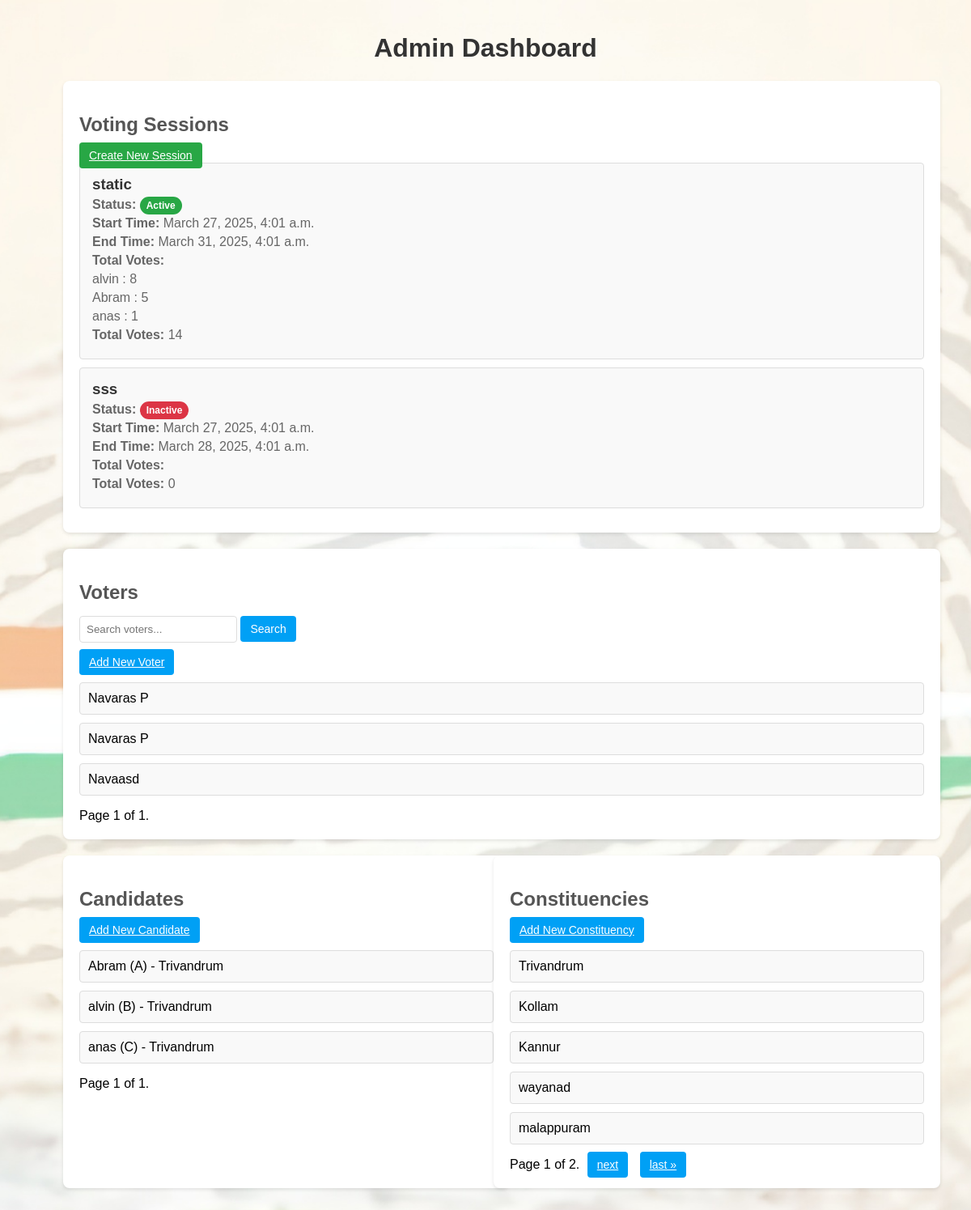
Page /dashboard/ (signed in) on the earlier database version.
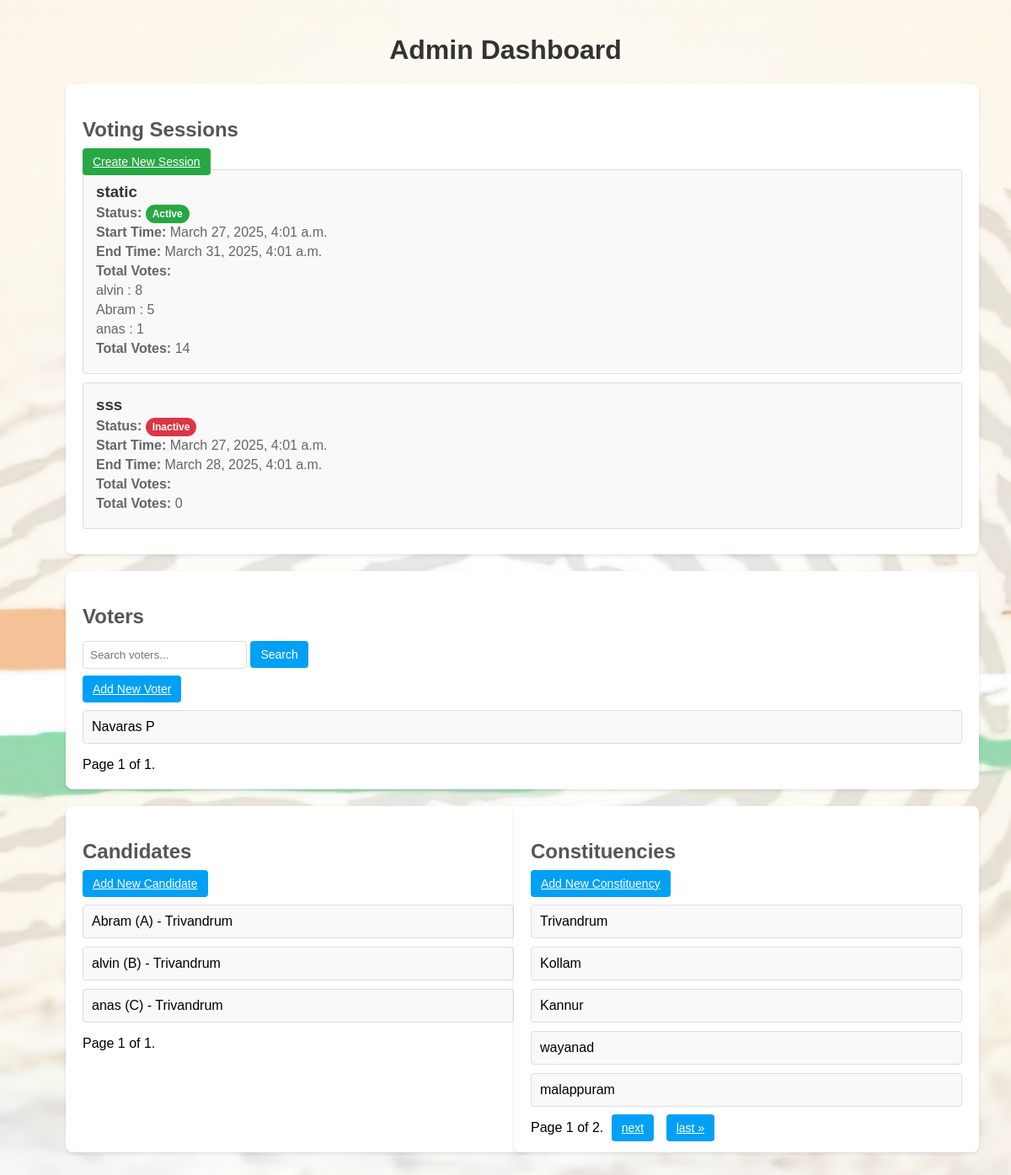
Same page on the later database version.
### manager/models.py (models this page shows, shortened)
class VotingSession(models.Model):
    name = models.CharField(max_length=100)
    constituency = models.ForeignKey(Constituency, on_delete=models.CASCADE, null=True, blank=True)
    start_time = models.DateTimeField()
    end_time = models.DateTimeField()
    status = models.CharField(
        max_length=10,
        choices=[('Active', 'Active'), ('Inactive', 'Inactive')],
        default='Inactive'
    )
    voted_users = models.ManyToManyField(Voter, blank=True)

class VoteCount(models.Model):
    session = models.ForeignKey(VotingSession, on_delete=models.CASCADE)
    candidate = models.ForeignKey(Candidate, on_delete=models.CASCADE)
    total_votes = models.PositiveIntegerField(default=0)
    class Meta:
        unique_together = ('session', 'candidate')

class Candidate(models.Model):
    name = models.CharField(max_length=100)
    image = models.ImageField(upload_to='candidate_images/', blank=True, null=True)
    party = models.CharField(max_length=100)
    constituency = models.ForeignKey(Constituency, on_delete=models.CASCADE, null=True, blank=True)

class Voter(models.Model):
    name = models.CharField(max_length=100)
    fingerprint_data = models.TextField()
    retina_data = models.TextField()
    is_registered = models.BooleanField(default=False)
    image = models.ImageField(upload_to='voter_images/', blank=True, null=True)
    address = models.TextField(blank=True, null=True)
    constituency = models.ForeignKey(Constituency, on_delete=models.CASCADE, null=True, blank=True)
    pin = models.CharField(max_length=10, blank=True, null=True)
    phone_number = models.CharField(max_length=15, blank=True, null=True)
    email = models.EmailField(blank=True, null=True)
    aadhaar_num = models.CharField(
        max_length=12,
        unique=True,
        validators=[
            MinLengthValidator(12),
            RegexValidator(r'^\d{12}$', 'Aadhaar number must be 12 digits.')
        ],
        blank=True,
        null=True
    )

class Constituency(models.Model):
    constituency = models.CharField(max_length=100, unique=True)
    def __str__(self):
        return self.constituency

### manager/views.py (the view)
# urls.py: path('dashboard/', views.dashboard, name='dashboard'),
@login_required
def dashboard(request):
    voters = Voter.objects.all()
    sessions = VotingSession.objects.all()
    candidates = Candidate.objects.all()
    constituencies = Constituency.objects.all()
    voter_paginator = Paginator(voters, 5)
    voter_page_number = request.GET.get('voter_page')
    voter_page_obj = voter_paginator.get_page(voter_page_number)
    session_paginator = Paginator(sessions, 3)
    session_page_number = request.GET.get('session_page')
    session_page_obj = session_paginator.get_page(session_page_number)
    candidate_paginator = Paginator(candidates, 5)
    candidate_page_number = request.GET.get('candidate_page')
    candidate_page_obj = candidate_paginator.get_page(candidate_page_number)
    constituency_paginator = Paginator(constituencies, 5)
    constituency_page_number = request.GET.get('constituency_page')
    constituency_page_obj = constituency_paginator.get_page(constituency_page_number)
    session_data = []
    for session in session_page_obj:
        candidates_data = VoteCount.objects.filter(session=session).order_by('-total_votes')
        total_votes = sum(candidate.total_votes for candidate in candidates_data)
        session_data.append({
            'session': session,
            'candidates_data': candidates_data,
            'total_votes': total_votes,
        })
    return render(request, 'dashboard.html', {
        'voter_page_obj': voter_page_obj,
        'session_page_obj': session_page_obj,
        'session_data': session_data,
        'candidate_page_obj': candidate_page_obj,
        'constituency_page_obj': constituency_page_obj,
    })

### templates/dashboard.html (shortened to what the changed rows need)
{% load static %}
<!DOCTYPE html>
<html lang="en">
<head>
</head>
<body>
    <h1>Admin Dashboard</h1>
    <div class="dashboard-container">
        <div class="dashboard-section">
            <h2>Voting Sessions</h2>
            <div class="session-list">
                {% for data in session_data %}
                    <div class="session-tile">
                        <a href="{% url 'session_details' session_id=data.session.id %}" style="text-decoration: none; color: #00a0f5;">
                        <div class="session-info">
                            <h3>{{ data.session.name }}</h3>
                            <p><strong>Status:</strong>
                                <span class="status-badge {% if data.session.status == 'Active' %}active{% else %}inactive{% endif %}">
                                    {{ data.session.status }}
                                </span>
                            </p>
                            <p><strong>Start Time:</strong> {{ data.session.start_time }}</p>
                            <p><strong>End Time:</strong> {{ data.session.end_time }}</p>
                            <p><strong>Total Votes:</strong>
                                {% with total_votes=0 %}
                                {% for candidate_data in data.candidates_data %}
                                    <p>{{ candidate_data.candidate.name }} : {{ candidate_data.total_votes }}</p>
                                {% endfor %}
                                <p><strong>Total Votes:</strong> {{ data.total_votes }}</p>
                                {% endwith %}
                            </p>
                        </div>
                        </a>
                    </div>
                {% endfor %}
            </div>
        </div>
        <div class="dashboard-section">
            <h2>Voters</h2>
            <ul class="voter-list">
                {% for voter in voter_page_obj %}
                    <li>
                        <span>{{ voter.name }}</span>
                    </li>
                {% endfor %}
            </ul>
        </div>
        <div class="two-column-container">
            <div class="dashboard-section">
                <h2>Candidates</h2>
                <ul class="voter-list">
                    {% for candidate in candidate_page_obj %}
                        <li>
                            <span>{{ candidate.name }} ({{ candidate.party }}) - {{ candidate.constituency }}</span>
                        </li>
                    {% empty %}
                        <li>No candidates available.</li>
                    {% endfor %}
                </ul>
            </div>
            <div class="dashboard-section">
                <h2>Constituencies</h2>
                <ul class="voter-list">
                    {% for constituency in constituency_page_obj %}
                        <li>
                            <span>{{ constituency.constituency }}</span>
                        </li>
                    {% empty %}
                        <li>No constituencies available.</li>
                    {% endfor %}
                </ul>
            </div>
        </div>
    </div>
</body>
</html>

Differences in the rows shown:
removed Voter: name "Navaras P"
removed Voter: name "Navaasd"
